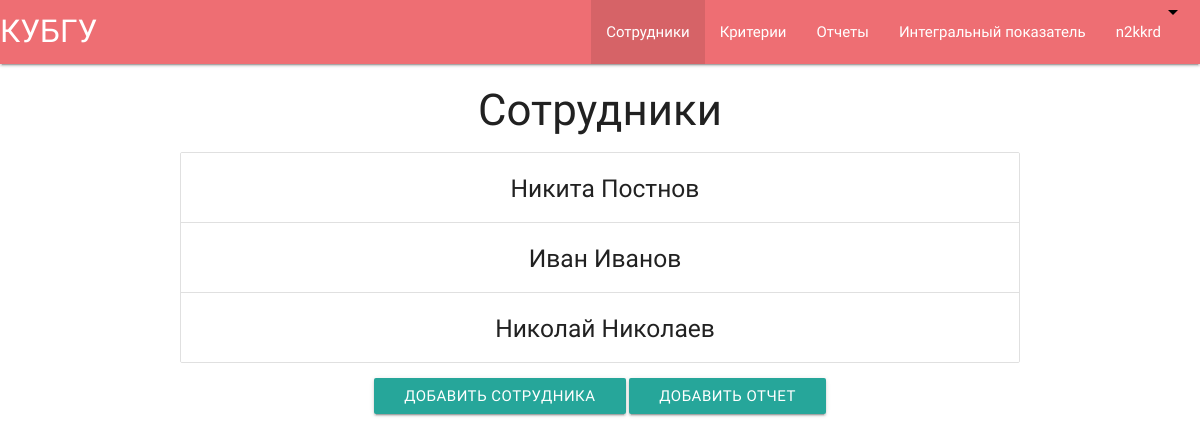
Screenshot of /staff (signed in) with the database file from the repository.
### core/models.py (models this page shows, shortened)
class Staff(models.Model):
    first_name = models.CharField(verbose_name='Имя', max_length=64)
    last_name = models.CharField(verbose_name='Фамилия', max_length=64)

### core/views.py (the view)
# urls.py: path('staff', staff, name='staff'),
@login_required(login_url='/register/')
def staff(request):
    if request.method == 'POST':
        staff_form = StaffForm(request.POST)
        if staff_form.is_valid():
            staff_form.save()
    else:
        staff_form = StaffForm()
    context = {
        'title': 'Сотрудники',
        'staff_form': staff_form,
        'staff': Staff.objects.all(),
    }
    return render(request, 'general/staff.html', context)

### templates/general/staff.html (shortened to what this page needs)
{% extends 'layouts/base_layout.html' %}
{% block content %}
    <div style="text-align: center;">
        <div class="container">
            <H3>Сотрудники</H3>
            <ul class="collection with-header">
                {% for s in staff %}
                    <li class="collection-item"><h5>{{ s.first_name }} {{ s.last_name }}</h5></li>
                {% endfor %}
            </ul>
            <a class="waves-effect waves-light btn modal-trigger" href="#add_staff">Добавить сотрудника</a>
            <a class="waves-effect waves-light btn modal-trigger" href="#report">Добавить отчет</a>
        </div>
    </div>
{% endblock content %}

### templates/layouts/base_layout.html (shortened to what this page needs)
{% load static %}
<!DOCTYPE html>
<html lang="en">
<head>
    <link rel="stylesheet" href="{% static 'css/materialize.css' %}" type="text/css">
    <link rel="stylesheet" href="{% static 'css/ymCal.css' %}" type="text/css">
</head>
<body>
<nav>
    <div class="nav-wrapper">
        <a href="{% url 'home' %}" class="brand-logo">КУБГУ</a>
        <ul id="nav-mobile" class="right hide-on-med-and-down">
            <li {% if title == 'Сотрудники' %}                  class="active"{% endif %}><a href="{% url 'staff' %}">             Сотрудники             </a>
            </li>
            <li {% if title == 'Критерии' %}                    class="active"{% endif %}><a href="{% url 'criteria' %}">          Критерии               </a>
            </li>
            <li {% if title == 'Отчеты' %}                      class="active"{% endif %}><a href="{% url 'big_report' %}">        Отчеты                 </a>
            <li {% if title == 'Интегральный показатель' %}     class="active"{% endif %}><a href="{% url 'integral_indicator' %}">Интегральный показатель</a>
            </li>
            <li>
                <a class="dropdown-button" data-activates="dropdown1">{{ user }}
                    <img src="{% static 'img/icons/arrow_drop_down.png' %}" class="material-icons right">
                </a>
            </li>
        </ul>
    </div>
</nav>
{% block content %}{% endblock %}
</body>
</html>

### rows the page displays
Staff: first_name "Никита", last_name "Постнов"
Staff: first_name "Иван", last_name "Иванов"
Staff: first_name "Николай", last_name "Николаев"

### other values shown
{{ user }} "n2kkrd"
